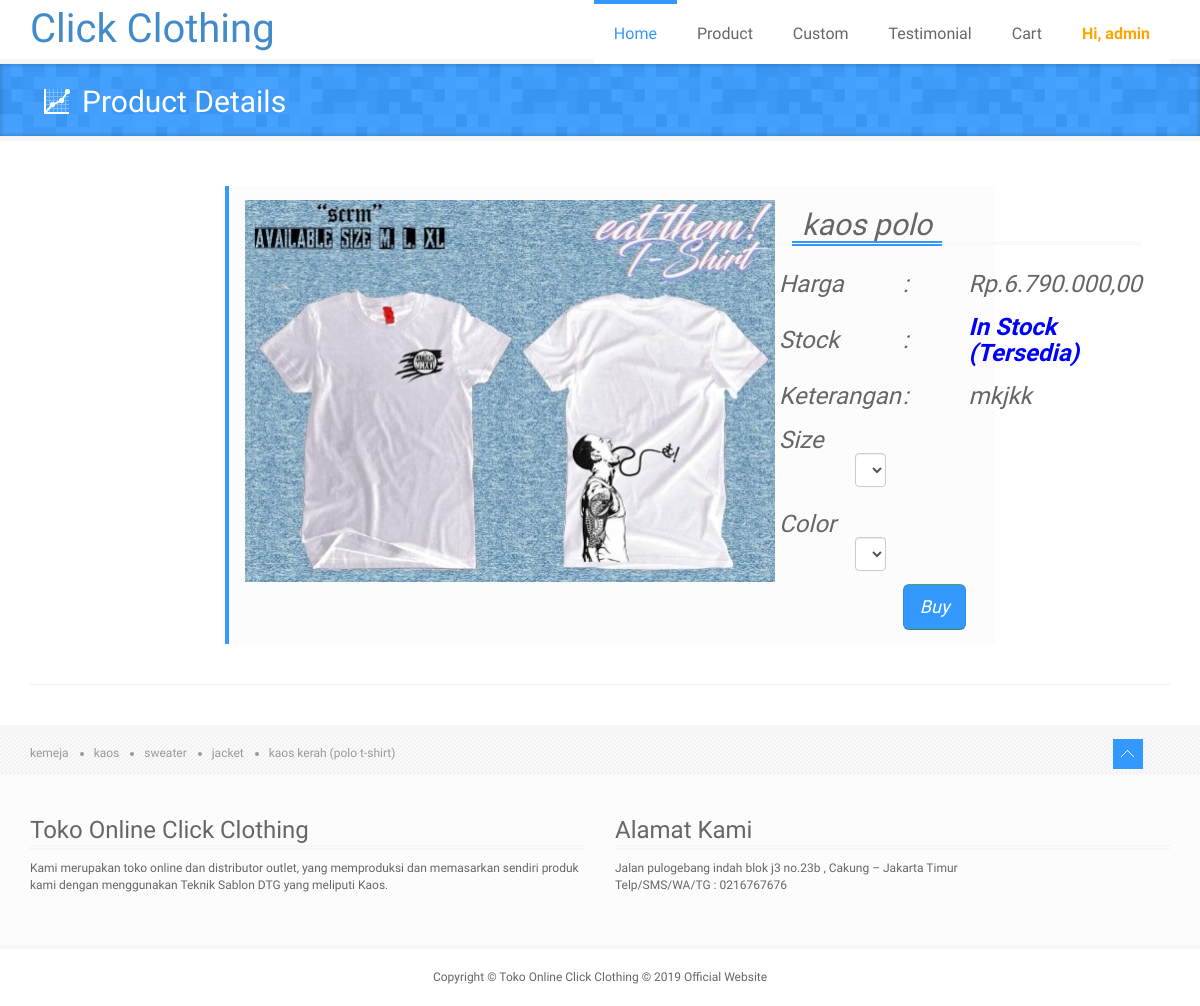
Page /customer/detailproduk.php?kd=14 (signed in) on the committed database.
### tables this page shows
CREATE TABLE `produk` (
  `kode` int(10) NOT NULL,
  `nama` varchar(30) NOT NULL,
  `jenis` varchar(10) NOT NULL,
  `size` varchar(20) NOT NULL,
  `color` varchar(20) NOT NULL,
  `harga` int(10) NOT NULL,
  `keterangan` varchar(100) NOT NULL,
  `stok` int(3) NOT NULL,
  `gambar` varchar(40) NOT NULL
);

### customer/detailproduk.php (the view, shortened to what this page needs)
<?php include "header.php"; ?>
	<div id="page-title">
		<div id="page-title-inner">
			<div class="container">
				<h2><i class="ico-stats ico-white"></i>Product Details</h2>
			</div>
		</div>
	</div>
      		<div class="row">
            <div class="col-md-8 col-md-offset-2">
                    <?php
$query = mysqli_query($koneksi, "SELECT * FROM produk WHERE kode='$_GET[kd]'");
$data  = mysqli_fetch_array($query);
?>
                    <div class="hero-unit"  style="margin-left: 20px;">
                    <table>
                    <tr>
                        <td rowspan="7"><img src="../admin/<?php echo $data['gambar']; ?>" /></td>
                        </tr>
                        <tr>
                        <td colspan="4"><div class="title"><h2><?php echo $data['nama']; ?></h2></div></td>
                        </tr>
                        <tr>
                        <td></td>
                        <td size="200"><h3>Harga</h3></td>
                        <td><h3>:</h3></td>
						<td><div><h3>Rp.<?php echo number_format($data['harga'],2,",",".");?></h3></div></td>
                        </tr>
                        <tr>
                        <td></td>
                        <td><h3>Stock</h3></td>
                        <td><h3>:</h3></td>
                        <td><div><h3><?php if ($data['stok'] >= 1){
	                           echo '<strong style="color: blue;">In Stock (Tersedia)</strong>';
                                } else {
	                           echo '<strong style="color: red;">Out Of Stock (Kosong)</strong>';
                                }; ?></h3></div></td>
                        </tr>
                        <tr>
                        <td></td>
                        <td><h3>Keterangan</h3></td>
                        <td><h3>:</h3></td>
                        <td><div><h3><?php echo $data['keterangan']; ?></h3></div></td>
                        </tr>
                        <tr>
                        <td></td>
                        <td><h3>Size</h3>
                        <div class="text">
                              <label class="col-sm-6 col-sm-6 control-label"></label>
                             <div class="col-sm-6">
                            <select id="size" name="size" class="form-control" required>
                            <option value="All Size">All Size</option>
                               </select>
                            </div> </div>
                            </td>
                            </tr>
                        <tr>
                        	<td></td>
                        	<td><h3>Color</h3>
                        	<div class="text">
                              <label class="col-sm-6 col-sm-6 control-label"></label>
                              <div class="col-sm-6">
                            <select id="color" name="color" class="form-control" required>
                            <option value="black">Black</option>
                            </select>
                            </div></div>
                            </td>
                        </tr>
                        <tr>
                        <td></td>
                        <td></td>
                        <td></td>
						<td><div class="clear"> <a href="cart.php?act=add&amp;barang_id=<?php echo $data['kode']; ?>&amp;ref=detail.php?kd=<?php echo $data['kode'];?>" class="btn btn-lg btn-success">Buy</a></div></td>
                        </tr>
                    </table>
                    </div>
      		</div>
				</div>
    	<div class="container">
			<hr>
		</div>
	<?php include "footer.php"; ?>

### assets/css/style.css (style rules this page uses)
.clear { clear:both; }
body { font-family: 'Droid Sans'; font-size: 12px; color: #666; }
h1, h2, h3, h4, h5, h6 { font-family: "Boogaloo" !important; font-weight: normal !important; color: #666; margin: 0; padding: 0; }
.title { border-bottom: 3px double #f6f6f6; margin-bottom: 10px; }
.title h1, .title h2, .title h3, .title h4, .title h5, .title h6 { border-bottom: 5px double #3399ff !important; margin-bottom: -4px !important; display: inline-block !important; padding: 0px 10px !important; margin-left:15px !important; margin-right:15px !important; }
#page-title { background: url(../img/bg-grey2.png); display: block; margin-bottom: 25px; position: relative; z-index: 20; border-bottom: 5px solid #f6f6f6; }
#page-title-inner { background: rgba(51, 153, 255, 0.9); -webkit-box-shadow: inset 0px 0px 5px rgba(0,0,0,.25); -moz-box-shadow: inset 0px 0px 5px rgba(0,0,0,.25); box-shadow: inset 0px 0px 5px rgba(0,0,0,.25); padding: 10px; }
#page-title i { margin: -6px 2px -5px -18px; padding: 0px; }
#page-title h2 { display: inline-block; font-family: "Boogaloo" !important; color: #fff; padding: 10px 20px 5px 20px; font-size: 30px; }
.hero-unit { background: #fff url(../img/bg-k10.png); border-left: 4px solid #3399ff; padding: 13px 13px 13px 15px; font-style: italic; margin: 20px auto; -webkit-border-radius: 0px; -moz-border-radius: 0px; border-radius: 0px; font-size: 14px !important; }
.btn { border-color: #c5c5c5; border-color: rgba(0, 0, 0, 0.15) rgba(0, 0, 0, 0.15) rgba(0, 0, 0, 0.25); }
.btn-success { background-color: #5bb75b; color: #ffffff; background-image: -moz-linear-gradient(top, #3399ff, #3399ff); background-image: -ms-linear-gradient(top, #3399ff, #3399ff); background-image: -webkit-gradient(linear, 0 0, 0 100%, from(#3399ff), to(#3399ff)); background-image: -webkit-linear-gradient(top, #3399ff, #3399ff); background-image: -o-linear-gradient(top, #3399ff, #3399ff); background-image: linear-gradient(top, #3399ff, #3399ff); background-repeat: repeat-x; filter: progid:DXImageTransform.Microsoft.gradient(startColorstr='#'3399ff, endColorstr='#'3399ff, GradientType=0); border-color: #51a351 #51a351 #387038; border-color: rgba(0, 0, 0, 0.1) rgba(0, 0, 0, 0.1) rgba(0, 0, 0, 0.25); filter: progid:DXImageTransform.Microsoft.gradient(enabled = false); }

### rows in the picture
produk: gambar (picture), nama "kaos polo", harga "6.790.000,00", keterangan "mkjkk"

### other values in the picture
$_SESSION['fullname'] "admin"
